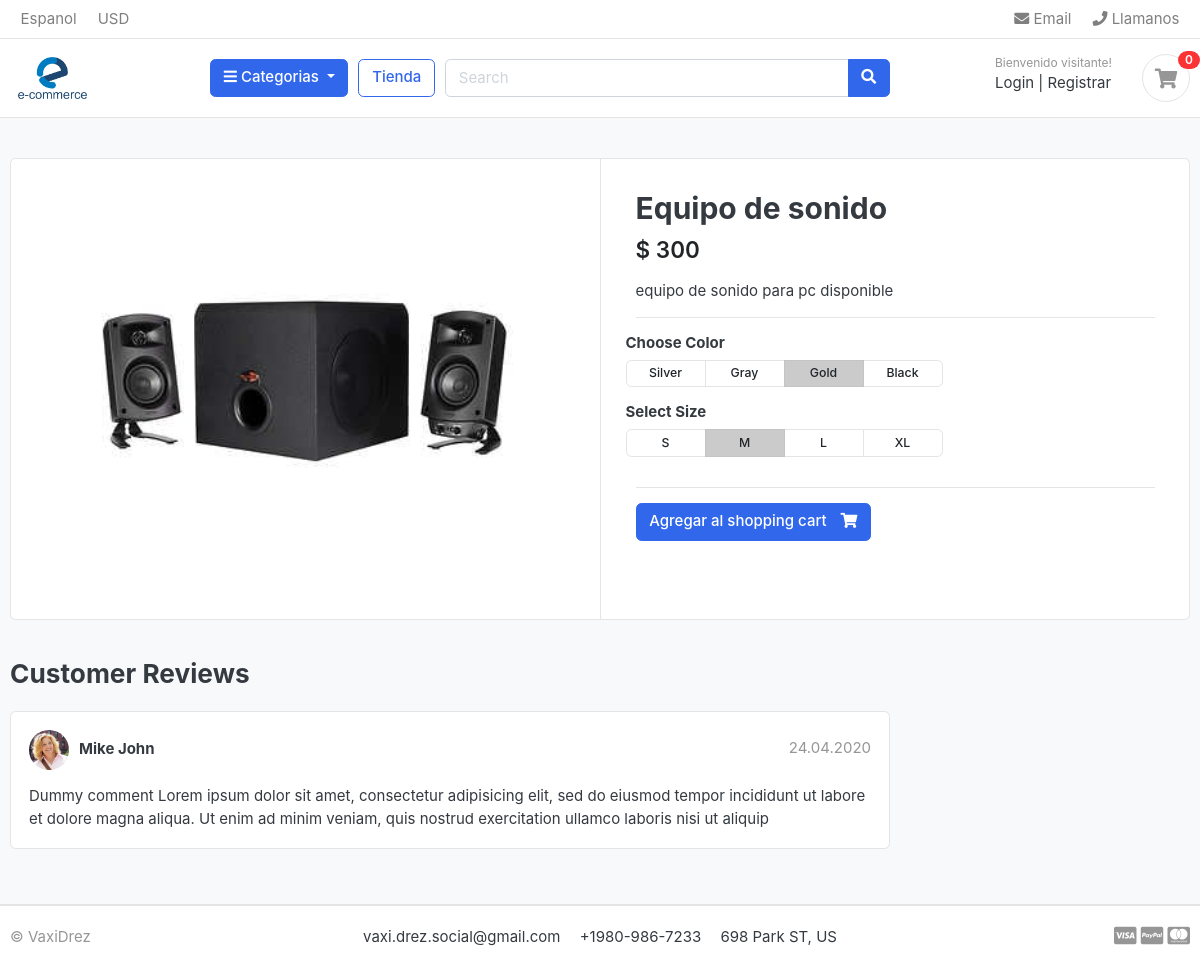
The app's page /store/musica-y-media/equipo-de-sonido/ with its own data.
### store/models.py (models this page shows, shortened)
class Product(models.Model):
    product_name = models.CharField(max_length=200, unique=True)
    slug = models.CharField(max_length=200, unique=True)
    description = models.TextField(max_length=500, blank=True)
    price = models.IntegerField()
    images = models.ImageField(upload_to='photos/product')
    stock = models.IntegerField()
    is_available = models.BooleanField(default=True)
    category = models.ForeignKey(Category, on_delete=models.CASCADE)
    created_date = models.DateTimeField(auto_now_add=True)
    modified_date = models.DateTimeField(auto_now=True)

### store/views.py (the view)
# urls.py: path('<slug:category_slug>/<slug:product_slug>/', views.product_detall, name='product_detall'),
def product_detall(request, category_slug, product_slug):
    try:
        single_product = Product.objects.get(category__slug=category_slug, slug=product_slug)
    except Exception as e:
        raise e
    context = {
        'single_product': single_product,
    }
    return render(request, 'store/product_detall.html', context)

### category/context_processors.py (called while the page is built)
def menu_links(request):
    links = Category.objects.all()
    return dict(links=links)

### category/models.py (called while the page is built)
    def get_url(self):
        return reverse('products_by_category', args=[self.slug])

### templates/store/product_detall.html
{% extends 'base.html' %}
{% block content %}
<section class="section-content padding-y bg">
    <div class="container">
    <div class="card">
        <div class="row no-gutters">
            <aside class="col-md-6">
    <article class="gallery-wrap">
        <div class="img-big-wrap">
           <a href="#"><img src="{{ single_product.images.url }}"></a>
        </div>
    </article>
            </aside>
            <main class="col-md-6 border-left">
    <article class="content-body">
    <h2 class="title">{{ single_product.product_name }}</h2>
    <div class="mb-3">
        <var class="price h4">$ {{ single_product.price }}</var>
    </div>
    <p> {{ single_product.description }} </p>
    <hr>
        <div class="row">
            <div class="item-option-select">
                <h6>Choose Color</h6>
                <div class="btn-group btn-group-sm btn-group-toggle" data-toggle="buttons">
                  <label class="btn btn-light">
                    <input type="radio" name="radio_color"> Silver
                  </label>
                  <label class="btn btn-light">
                    <input type="radio" name="radio_color" > Gray
                  </label>
                  <label class="btn btn-light active">
                    <input type="radio" name="radio_color checked"> Gold
                  </label>
                  <label class="btn btn-light">
                    <input type="radio" name="radio_color"> Black
                  </label>
                </div>
            </div>
        </div>
        <div class="row">
            <div class="item-option-select">
                <h6>Select Size</h6>
                <div class="btn-group btn-group-sm btn-group-toggle" data-toggle="buttons">
                  <label class="btn btn-light">
                    <input type="radio" name="radio_color"> S
                  </label>
                  <label class="btn btn-light active">
                    <input type="radio" name="radio_color" checked> M
                  </label>
                  <label class="btn btn-light">
                    <input type="radio" name="radio_color"> L
                  </label>
                  <label class="btn btn-light">
                    <input type="radio" name="radio_color"> XL
                  </label>
                </div>
            </div>
        </div>
        <hr>
        {% if single_product.stock <= 0 %}
         <<h5>Producto fuera de stock</h5>
        {% else %}
        <a href="./product-detail.html" class="btn  btn-primary"> <span class="text">Agregar al shopping cart</span> <i class="fas fa-shopping-cart"></i>  </a>
        {% endif %}
    </article>
            </main>
        </div>
    </div>
    <br>
    <div class="row">
                <div class="col-md-9">
        <header class="section-heading">
            <h3>Customer Reviews </h3>
        </header>
        <article class="box mb-3">
            <div class="icontext w-100">
                <img src="./images/avatars/avatar1.jpg" class="img-xs icon rounded-circle">
                <div class="text">
                    <span class="date text-muted float-md-right">24.04.2020 </span>
                    <h6 class="mb-1">Mike John </h6>
                </div>
            </div>
            <div class="mt-3">
                <p>
                    Dummy comment Lorem ipsum dolor sit amet, consectetur adipisicing elit, sed do eiusmod
                    tempor incididunt ut labore et dolore magna aliqua. Ut enim ad minim veniam,
                    quis nostrud exercitation ullamco laboris nisi ut aliquip
                </p>
            </div>
        </article>
        </div>
    </div>
    </div>
    </section>
{% endblock %}

### static/css/ui.css (style rules this page uses)
html { font-family: "Inter", sans-serif; font-size: 15px; }
.content-body { flex: 1 1 auto; padding: 2rem 2.3rem; }
.img-xs, .img-sm, .img-md, .img-lg { -o-object-fit: cover; object-fit: cover; flex-shrink: 0; flex-grow: 0; }
.img-xs { width: 40px; height: 40px; }
.padding-y { padding-top: 40px; padding-bottom: 40px; }
var { font-style: normal; }
article:after, .form-group:after { display: block; clear: both; content: ""; }
.bg { background-color: #f8f9fa; }
.section-heading { margin-bottom: 20px; margin-top: 15px; }
p:last-child { margin-bottom: 0; }
.btn-light { background-color: #fff; border-color: #e4e4e4; }
.btn .text + i { margin-left: 10px; }
.icontext { display: inline-flex; align-items: center; vertical-align: middle; }
.icontext .text { width: 100%; line-height: 1.2; }
.icontext .icon { position: relative; margin-right: 10px; flex-shrink: 0; flex-grow: 0; }
.price { font-weight: 600; color: #212529; }
.box { padding: 18px; background: #fff; border-radius: 0.37rem; border: 1px solid #e4e4e4; }
.box img { max-width: 100%; }
.gallery-wrap .img-big-wrap { margin-bottom: 10px; border-radius: 0.37rem; overflow: hidden; background-color: #fff; }
.gallery-wrap .img-big-wrap a { text-align: center; display: block; }
.gallery-wrap .img-big-wrap img { height: 450px; width: auto; display: inline-block; }
.item-option-select { margin-bottom: 1rem; display: inline-block; margin-right: 15px; }
.item-option-select .btn { min-width: 80px; }

### records on screen
Product: images (picture), product_name "Equipo de sonido", price "300", description "equipo de sonido para pc disponible"
